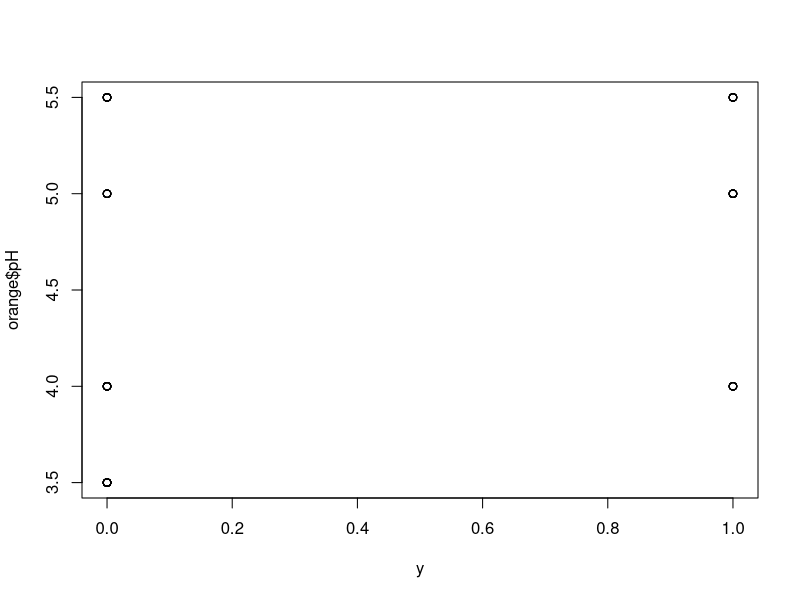
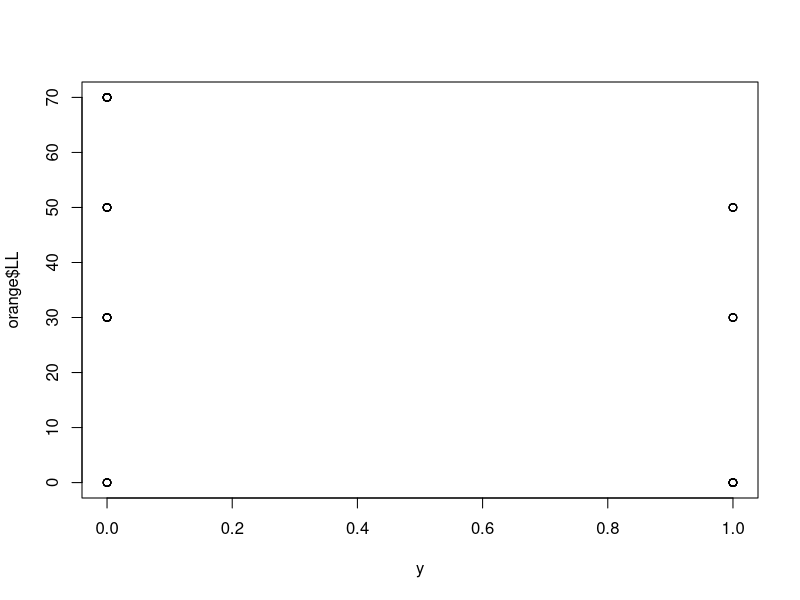
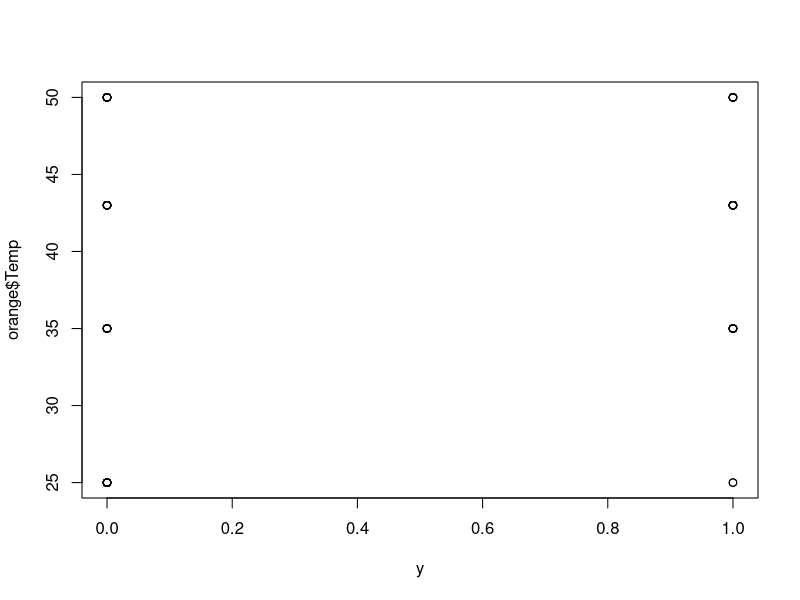
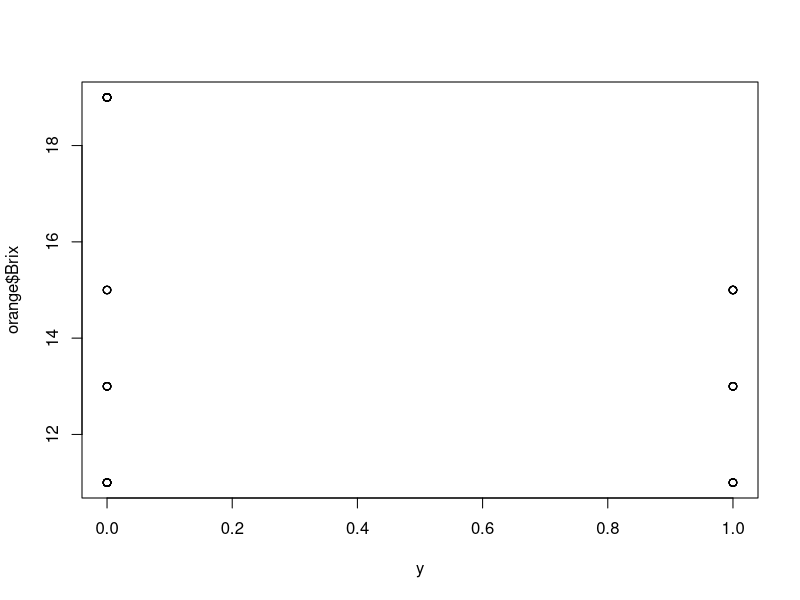
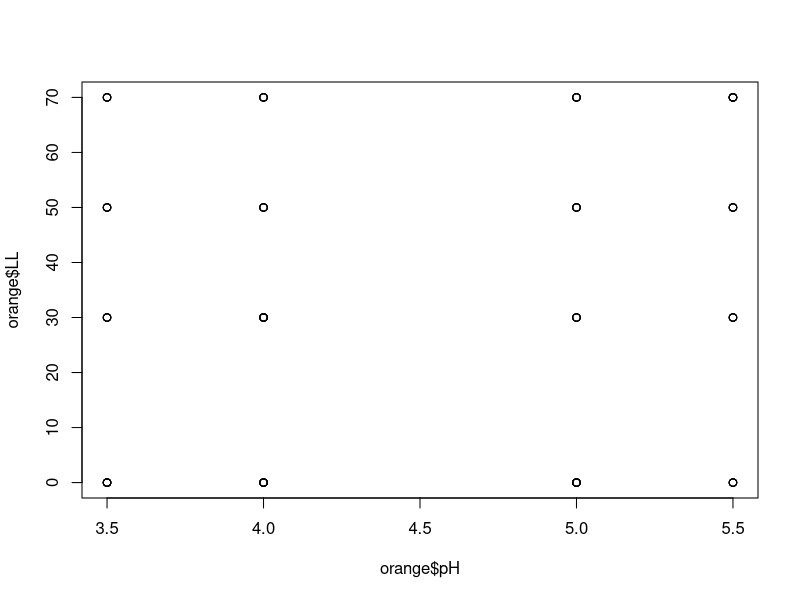
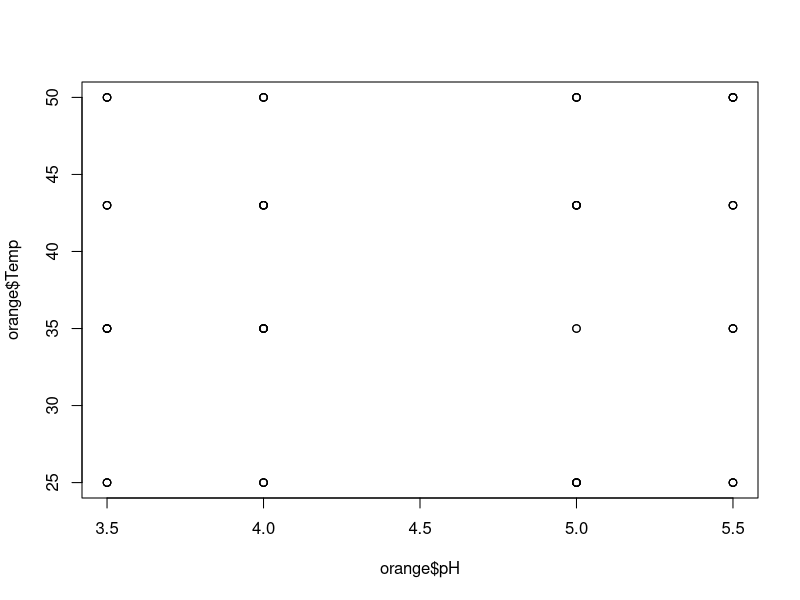
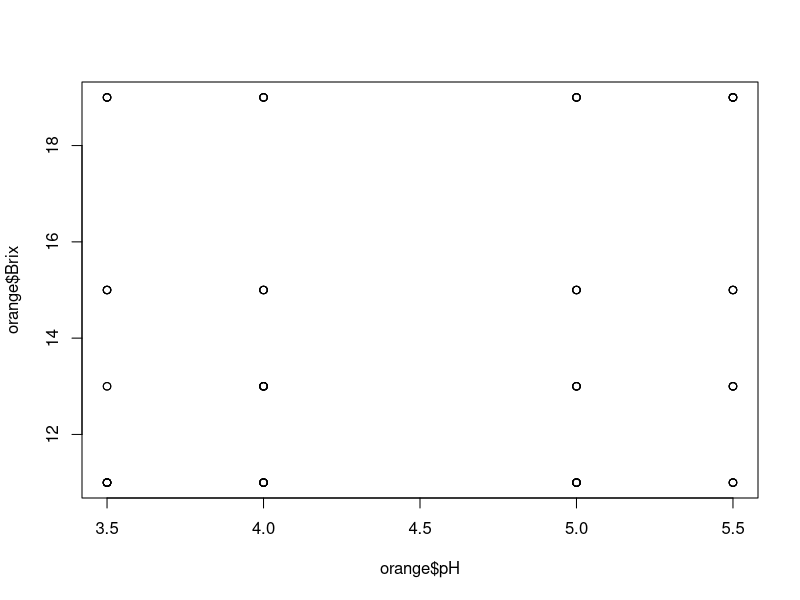
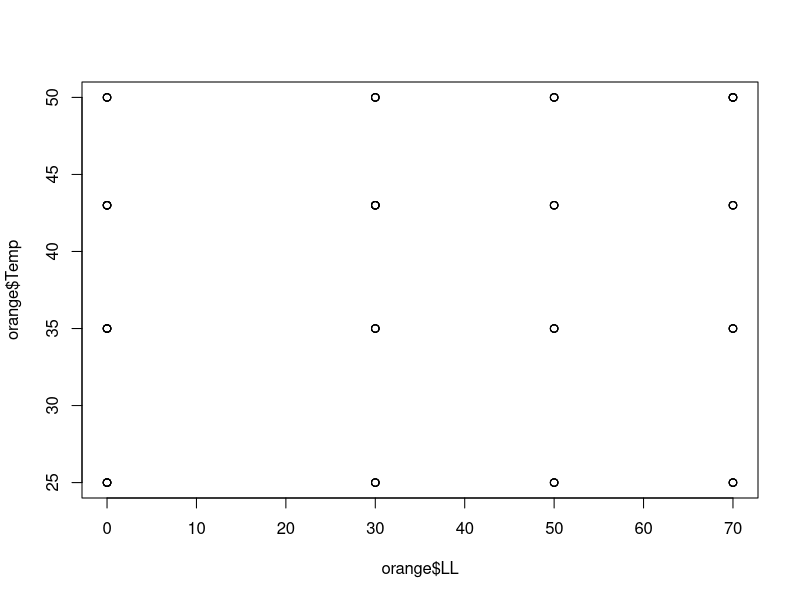

The R script that drew these images, in order:
setwd("/Users/kieranschubert/Desktop/Statistics/2nd_Semester/GLAM/Exam")
install.packages("gee")
library(gee)
install.packages("statmod")
library(statmod)

# Description of data
# Bacteria CRA8132 alters taste of food, want to understand in which conditions 
# it evolves => MODEL growth of bacteria as a function of covariates involved
# in the production process.
# Data is a worst-case scenario (orange juice), known to have high-contamination
# risk. 
# COVARIATES: pH, temperature, soluble solids concentration, Lactococcus Lactis
# RESPONSE: Conditioning on covariates, has the bacteria been growing or not after 2 weeks?

# Import data
orange <- read.table("orange_juice.dat", header=T)
y <- orange$CRA8132

head(orange)
dim(orange) # 74 rows, 5 columns
str(orange) 

# Units of Measure
# pH : pH Index (numeric) 
# LL (Lactococcus Lactis) : Concentration in IU/mL (integer)
# Temp: Temperature in Celsius (integer)
# Brix (Soluble Solids Concentration) : Brix scale (integer)
# CRA8132 (Growth Response) : Y/N (binary) 

#1) EDA
summary(orange)

range(orange$CRA8132) # 0-1
table(orange$CRA8132) # 0: 48 counts, 1: 26 counts

range(orange$pH) # 3.5-5.5
table(orange$pH) # 3.5: 18 counts, 4: 20 counts, 5: 18 counts, 5.5: 18 counts


range(orange$LL) # 0-70
table(orange$LL) # 0: 22 counts, 30: 18 counts, 50: 16 counts, 70: 18 counts

range(orange$Temp) # 25-50
table(orange$Temp) # 25: 18 counts, 35: 18 counts, 43: 20 counts, 50: 18 counts

range(orange$Brix) # 11-19
table(orange$Brix) # 11: 24 counts, 13: 16 counts, 15: 16 counts, 19: 18 counts

# Response vs covariates
plot(y, orange$pH)
plot(y, orange$LL)
plot(y, orange$Temp)
plot(y, orange$Brix)

# covariates vs covariates
plot(orange$pH, orange$LL)
plot(orange$pH, orange$Temp)
plot(orange$pH, orange$Brix)

plot(orange$LL, orange$Temp)
plot(orange$LL, orange$Brix)

plot(orange$Temp, orange$Brix)


# MODELLING
lr1.fit <- glm(CRA8132~., data=orange, family=binomial)
lr1.pred <- predict(lr1.fit, type="response")
plot(lr1.pred, orange$CRA8132, xlab="Fitted values", ylab="CRA8132")

summary(glm(CRA8132~., data=orange, family=binomial))

# Exhaustive search
regressors <- colnames(orange)[-5]
regMat <- expand.grid(c(TRUE,FALSE), c(TRUE,FALSE),
                      c(TRUE,FALSE), c(TRUE,FALSE))

regMat <- regMat[-(dim(regMat)[1]),] #The last row is the null model so we remove it
names(regMat) <- regressors

allModelsList <- apply(regMat, 1, function(x) as.formula(paste(c("y~1", regressors[x]), collapse="+")))

allModelsResults <- lapply(allModelsList, function(x) glm(x, data=orange, family=binomial))
